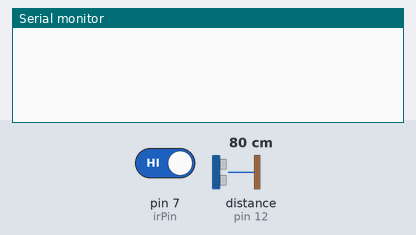
Simulated run of this sketch. Board: Arduino Uno, built with avr-gcc and run on an emulated ATmega328P. On the bench: the last lines printed to the serial monitor. The inputs (shaded band) are chosen by the test bench; at power-on: pin 7 (irPin) HIGH, distance to the obstacle (sensor on pin 12) 80 cm. The echo pulse lasts 58.3 µs per cm.

Above: at 1.8 s.
1.9 s: pin 7 (irPin) driven LOW
At 2.4 s:
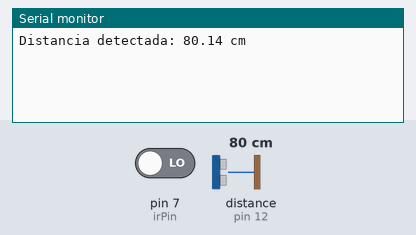
4.0 s: distance to the obstacle (sensor on pin 12) set to 60 cm
At 4.4 s:
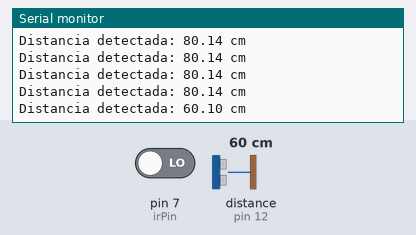
7.0 s: distance to the obstacle (sensor on pin 12) set to 2 cm
At 7.4 s:
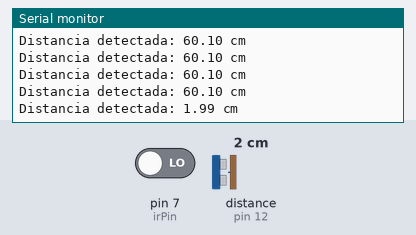
10.0 s: distance to the obstacle (sensor on pin 12) set to 4 cm
At 10.5 s:
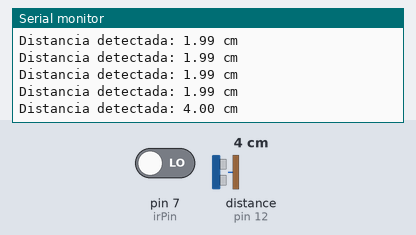
13.0 s: distance to the obstacle (sensor on pin 12) set to 2 cm
At 13.5 s:
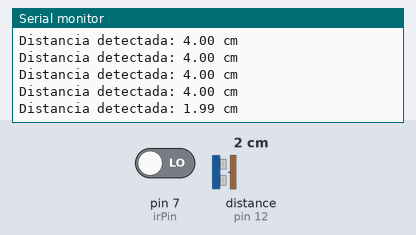
Timing chart, 0 to 16.0 s (numbered marks = the images above; inputs shaded):
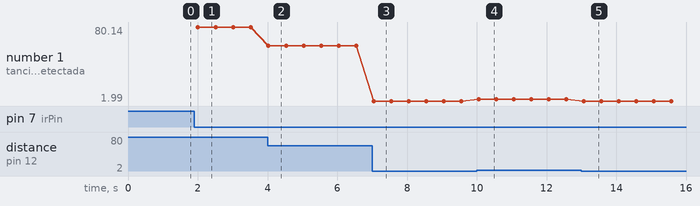

Measured:
- after the input at 1.9 s, the serial monitor: prints a new line after 0.11 s (image 1)
- after the input at 4.0 s, the serial monitor: prints a new line at once (image 2)
- after the input at 7.0 s, the serial monitor: prints a new line after 0.05 s (image 3)
- after the input at 10.0 s, the serial monitor: prints a new line after 0.06 s (image 4)
- after the input at 13.0 s, the serial monitor: prints a new line after 0.07 s (image 5)
- plotted number 1: 80.14 → 60.1 after the input at 4.0 s, 60.1 → 1.99 after the input at 7.0 s, 1.99 → 4 after the input at 10.0 s, 4 → 1.99 after the input at 13.0 s

The sketch:

Reto_5.ino
```cpp
/*
Reto: Ultrasonico + Infrarrojo
Conexiones:
HC-SR04:
  VCC  -> 5V
  GND  -> GND
  Trig -> Pin 11
  Echo -> Pin 12

Sensor IR (digital):
  VCC  -> 5V
  GND  -> GND
  OUT  -> Pin 7
*/

int trigPin = 11;
int echoPin = 12;
int irPin   = 7;   // salida digital del sensor infrarrojo

long duracion;
float distancia;

void setup() {
  Serial.begin(9600);
  pinMode(trigPin, OUTPUT);
  pinMode(echoPin, INPUT);
  pinMode(irPin, INPUT);
}

void loop() {
  int irValor = digitalRead(irPin);

  if (irValor == LOW) {
    // Activar el sensor ultrasónico
    digitalWrite(trigPin, LOW);
    delayMicroseconds(2);
    digitalWrite(trigPin, HIGH);
    delayMicroseconds(10);
    digitalWrite(trigPin, LOW);

    // Medir duración del pulso de eco
    duracion = pulseIn(echoPin, HIGH);

    // Convertir duración a distancia en cm
    distancia = (duracion / 2.0) / 29.1;

    Serial.print("Distancia detectada: ");
    Serial.print(distancia);
    Serial.println(" cm");
  }

  delay(500); // Retardo entre mediciones
}
```
